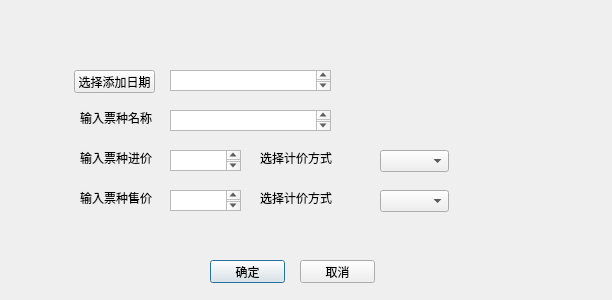
<?xml version="1.0" encoding="UTF-8"?>
<ui version="4.0">
 <class>Ticket_Dialog</class>
 <widget class="QDialog" name="Ticket_Dialog">
  <property name="geometry">
   <rect>
    <x>0</x>
    <y>0</y>
    <width>612</width>
    <height>300</height>
   </rect>
  </property>
  <property name="windowTitle">
   <string>Dialog</string>
  </property>
  <widget class="QLabel" name="ticket_name_label">
   <property name="geometry">
    <rect>
     <x>80</x>
     <y>110</y>
     <width>91</width>
     <height>16</height>
    </rect>
   </property>
   <property name="text">
    <string>输入票种名称</string>
   </property>
  </widget>
  <widget class="QTextEdit" name="ticket_name_content">
   <property name="geometry">
    <rect>
     <x>170</x>
     <y>110</y>
     <width>161</width>
     <height>21</height>
    </rect>
   </property>
  </widget>
  <widget class="QLabel" name="ticket_price_label">
   <property name="geometry">
    <rect>
     <x>80</x>
     <y>150</y>
     <width>91</width>
     <height>16</height>
    </rect>
   </property>
   <property name="text">
    <string>输入票种进价</string>
   </property>
  </widget>
  <widget class="QTextEdit" name="ticket_purchase_price_content">
   <property name="geometry">
    <rect>
     <x>170</x>
     <y>150</y>
     <width>71</width>
     <height>21</height>
    </rect>
   </property>
  </widget>
  <widget class="QPushButton" name="confirm">
   <property name="geometry">
    <rect>
     <x>210</x>
     <y>260</y>
     <width>75</width>
     <height>23</height>
    </rect>
   </property>
   <property name="text">
    <string>确定</string>
   </property>
  </widget>
  <widget class="QPushButton" name="cancel">
   <property name="geometry">
    <rect>
     <x>300</x>
     <y>260</y>
     <width>75</width>
     <height>23</height>
    </rect>
   </property>
   <property name="text">
    <string>取消</string>
   </property>
  </widget>
  <widget class="QLabel" name="ticket_price_label_2">
   <property name="geometry">
    <rect>
     <x>80</x>
     <y>190</y>
     <width>91</width>
     <height>16</height>
    </rect>
   </property>
   <property name="text">
    <string>输入票种售价</string>
   </property>
  </widget>
  <widget class="QTextEdit" name="ticket_sell_price_content">
   <property name="geometry">
    <rect>
     <x>170</x>
     <y>190</y>
     <width>71</width>
     <height>21</height>
    </rect>
   </property>
  </widget>
  <widget class="QLabel" name="ticket_price_label_3">
   <property name="geometry">
    <rect>
     <x>260</x>
     <y>150</y>
     <width>81</width>
     <height>16</height>
    </rect>
   </property>
   <property name="text">
    <string>选择计价方式</string>
   </property>
  </widget>
  <widget class="QComboBox" name="purchase_compute_way">
   <property name="geometry">
    <rect>
     <x>380</x>
     <y>150</y>
     <width>69</width>
     <height>22</height>
    </rect>
   </property>
  </widget>
  <widget class="QLabel" name="ticket_price_label_4">
   <property name="geometry">
    <rect>
     <x>260</x>
     <y>190</y>
     <width>81</width>
     <height>16</height>
    </rect>
   </property>
   <property name="text">
    <string>选择计价方式</string>
   </property>
  </widget>
  <widget class="QComboBox" name="sell_compute_way">
   <property name="geometry">
    <rect>
     <x>380</x>
     <y>190</y>
     <width>69</width>
     <height>22</height>
    </rect>
   </property>
  </widget>
  <widget class="QPlainTextEdit" name="date_value_display">
   <property name="geometry">
    <rect>
     <x>170</x>
     <y>70</y>
     <width>161</width>
     <height>21</height>
    </rect>
   </property>
  </widget>
  <widget class="QPushButton" name="select_date_btn">
   <property name="geometry">
    <rect>
     <x>74</x>
     <y>70</y>
     <width>81</width>
     <height>23</height>
    </rect>
   </property>
   <property name="text">
    <string>选择添加日期</string>
   </property>
  </widget>
 </widget>
 <resources/>
 <connections>
  <connection>
   <sender>cancel</sender>
   <signal>clicked()</signal>
   <receiver>Ticket_Dialog</receiver>
   <slot>reject()</slot>
   <hints>
    <hint type="sourcelabel">
     <x>338</x>
     <y>263</y>
    </hint>
    <hint type="destinationlabel">
     <x>329</x>
     <y>106</y>
    </hint>
   </hints>
  </connection>
  <connection>
   <sender>confirm</sender>
   <signal>clicked()</signal>
   <receiver>Ticket_Dialog</receiver>
   <slot>on_ok()</slot>
   <hints>
    <hint type="sourcelabel">
     <x>225</x>
     <y>260</y>
    </hint>
    <hint type="destinationlabel">
     <x>193</x>
     <y>153</y>
    </hint>
   </hints>
  </connection>
  <connection>
   <sender>purchase_compute_way</sender>
   <signal>currentIndexChanged(int)</signal>
   <receiver>Ticket_Dialog</receiver>
   <slot>on_purchase_price_compute_way_selected()</slot>
   <hints>
    <hint type="sourcelabel">
     <x>421</x>
     <y>153</y>
    </hint>
    <hint type="destinationlabel">
     <x>444</x>
     <y>67</y>
    </hint>
   </hints>
  </connection>
  <connection>
   <sender>sell_compute_way</sender>
   <signal>currentIndexChanged(int)</signal>
   <receiver>Ticket_Dialog</receiver>
   <slot>on_sell_price_compute_way_selected()</slot>
   <hints>
    <hint type="sourcelabel">
     <x>401</x>
     <y>201</y>
    </hint>
    <hint type="destinationlabel">
     <x>452</x>
     <y>199</y>
    </hint>
   </hints>
  </connection>
  <connection>
   <sender>select_date_btn</sender>
   <signal>clicked()</signal>
   <receiver>Ticket_Dialog</receiver>
   <slot>on_ticket_add_date_selected()</slot>
   <hints>
    <hint type="sourcelabel">
     <x>125</x>
     <y>73</y>
    </hint>
    <hint type="destinationlabel">
     <x>148</x>
     <y>43</y>
    </hint>
   </hints>
  </connection>
 </connections>
 <slots>
  <signal>on_new_coal_added()</signal>
  <slot>on_ok()</slot>
  <slot>on_purchase_price_compute_way_selected()</slot>
  <slot>on_sell_price_compute_way_selected()</slot>
  <slot>on_ticket_add_date_selected()</slot>
 </slots>
</ui>
